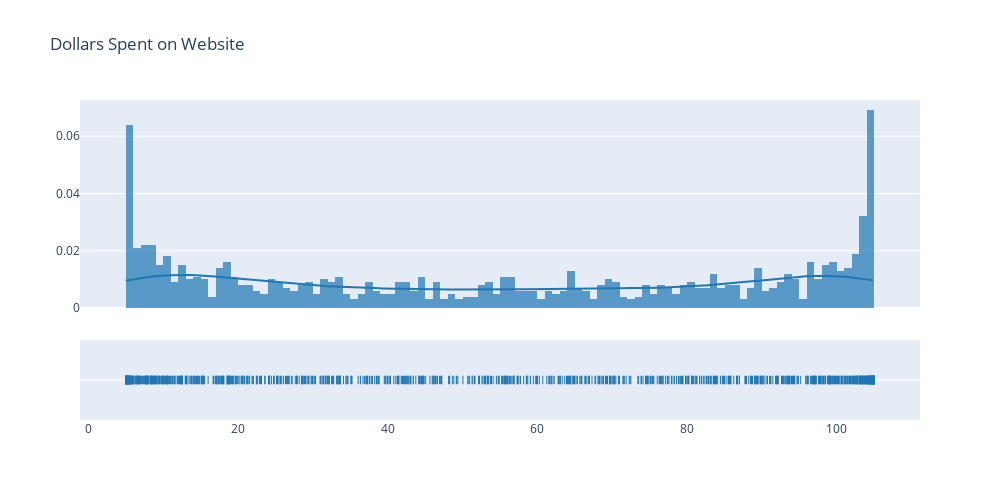

Notebook code cell kept with this figure:
### Markdown cell above
Dollars spent on website

### Code cell
beta_dist  = ff.create_distplot([website_spend.values.reshape(-1)], group_labels = [' '])
beta_dist.update_layout(showlegend=False, title_text='Dollars Spent on Website', width=1000, height=500)
beta_dist.show()

### Figure 1 — Plotly figure (JSON) as saved in the notebook; plotly's stock layout.template omitted (floating-point values rounded to 4 significant figures; data arrays with more than 128 entries replaced by an {"elided": "..."} marker saying what was removed)
{"data": [{"autobinx": false, "histnorm": "probability density", "legendgroup": " ", "marker": {"color": "rgb(31, 119, 180)"}, "name": " ", "opacity": 0.7, "type": "histogram", "x": {"elided": "1000 float values"}, "xaxis": "x", "xbins": {"end": 105.0, "size": 1, "start": 5.0}, "yaxis": "y"}, {"legendgroup": " ", "marker": {"color": "rgb(31, 119, 180)"}, "mode": "lines", "name": " ", "showlegend": false, "type": "scatter", "x": {"elided": "500 float values"}, "xaxis": "x", "y": {"elided": "500 float values"}, "yaxis": "y"}, {"legendgroup": " ", "marker": {"color": "rgb(31, 119, 180)", "symbol": "line-ns-open"}, "mode": "markers", "name": " ", "showlegend": false, "type": "scatter", "x": {"elided": "1000 float values"}, "xaxis": "x", "y": {"elided": "1000 str values"}, "yaxis": "y2"}], "layout": {"barmode": "overlay", "height": 500, "hovermode": "closest", "legend": {"traceorder": "reversed"}, "showlegend": false, "title": {"text": "Dollars Spent on Website"}, "width": 1000, "xaxis": {"anchor": "y2", "domain": [0, 1], "zeroline": false}, "yaxis": {"anchor": "free", "domain": [0.35, 1], "position": 0}, "yaxis2": {"anchor": "x", "domain": [0, 0.25], "dtick": 1, "showticklabels": false}}}
